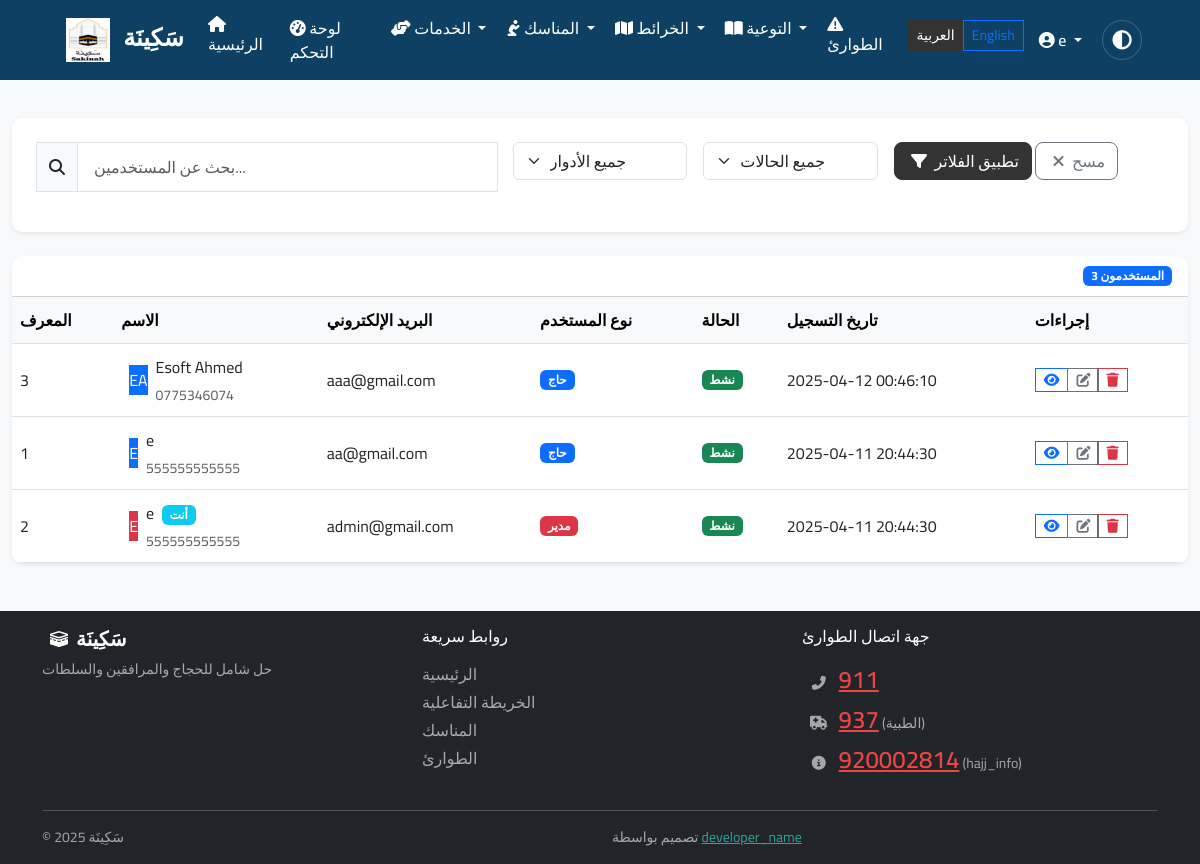
Screenshot of /admin/user_management.php?lang=ar (signed in) with the database file from the repository.
### tables this page shows
CREATE TABLE `users` (
  `id` int(11) NOT NULL,
  `username` varchar(100) NOT NULL,
  `full_name` varchar(100) NOT NULL,
  `email` varchar(100) NOT NULL,
  `password` varchar(255) NOT NULL,
  `phone` varchar(20) DEFAULT NULL,
  `nationality` varchar(50) DEFAULT NULL,
  `passport_number` varchar(30) DEFAULT NULL,
  `user_type` enum('pilgrim','guardian','authority','admin') NOT NULL DEFAULT 'pilgrim',
  `profile_image` varchar(255) DEFAULT NULL,
  `language` varchar(10) DEFAULT 'en',
  `active` tinyint(1) DEFAULT 1,
  `last_login` datetime DEFAULT NULL,
  `created_at` datetime NOT NULL,
  `updated_at` datetime NOT NULL DEFAULT current_timestamp() ON UPDATE current_timestamp()
);

### admin/user_management.php (the view, shortened to what the rows shown need)
<?php
require_once('../includes/auth_check.php');
$allowedActions = ['list', 'view', 'edit', 'create', 'delete'];
$action = isset($_GET['action']) && in_array($_GET['action'], $allowedActions) ? $_GET['action'] : 'list';
switch ($action) {
    default:
        handleListAction();
}
include_once('../includes/header.php');
switch ($action) {
    default:
        displayUserList();
}
include_once('../includes/footer.php');
function handleListAction() {
    $search = isset($_GET['search']) ? sanitizeInput($_GET['search']) : '';
    $role = isset($_GET['user_type']) ? sanitizeInput($_GET['user_type']) : '';
    $status = isset($_GET['status']) ? sanitizeInput($_GET['status']) : '';
    $page = isset($_GET['page']) ? (int)$_GET['page'] : 1;
    $perPage = 20;
    $result = getUsersWithPagination($search, $role, $status, $page, $perPage);
    $users = $result['users'];
}
function displayUserList() {
    global $users, $total, $page, $totalPages, $search, $role, $status, $currentUser;
    ?>
    <div class="container-fluid py-4">
        <div class="card border-0 shadow-sm">
            <div class="card-body p-0">
                <?php if (empty($users)): ?>
                <div class="p-4 text-center">
                    <i class="fas fa-user-slash text-muted" style="font-size: 3rem;"></i>
                    <p class="mt-3"><?= __('no_users_found') ?></p>
                </div>
                <?php else: ?>
                <div class="table-responsive">
                    <table class="table table-hover align-middle mb-0">
                        <thead class="table-light">
                            <tr>
                                <th><?= __('id') ?></th>
                                <th><?= __('name') ?></th>
                                <th><?= __('email') ?></th>
                                <th><?= __('user_type') ?></th>
                                <th><?= __('status') ?></th>
                                <th><?= __('registration_date') ?></th>
                                <th><?= __('actions') ?></th>
                            </tr>
                        </thead>
                        <tbody>
                            <?php foreach ($users as $user): ?>
                            <tr>
                                <td><?= $user['id'] ?></td>
                                <td>
                                    <div class="d-flex align-items-center">
                                        <div class="avatar-circle bg-<?= getAvatarColor($user['user_type']) ?> text-white me-2">
                                            <?= getInitials($user['full_name']) ?>
                                        </div>
                                        <div>
                                            <?= htmlspecialchars($user['full_name']) ?>
                                            <?php if ($user['id'] === $currentUser['id']): ?>
                                            <span class="badge bg-info ms-1"><?= __('you') ?></span>
                                            <?php endif; ?>
                                            <div class="small text-muted"><?= htmlspecialchars($user['phone'] ?: __('no_phone')) ?></div>
                                        </div>
                                    </div>
                                </td>
                                <td><?= htmlspecialchars($user['email']) ?></td>
                                <td>
                                    <span class="badge bg-<?= getRoleBadgeClass($user['user_type']) ?>">
                                        <?= __(htmlspecialchars($user['user_type'])) ?>
                                    </span>
                                </td>
                                <td>
                                    <?php if ($user['active']): ?>
                                    <span class="badge bg-success"><?= __('active') ?></span>
                                    <?php else: ?>
                                    <span class="badge bg-danger"><?= __('inactive') ?></span>
                                    <?php endif; ?>
                                </td>
                                <td><?= formatDate($user['created_at']) ?></td>
                                <td>
                                    <div class="btn-group">
                                        <a href="<?= SITE_URL ?>/admin/user_management.php?action=view&id=<?= $user['id'] ?>" class="btn btn-sm btn-outline-primary">
                                            <i class="fas fa-eye"></i>
                                        </a>
                                        <a href="<?= SITE_URL ?>/admin/user_management.php?action=edit&id=<?= $user['id'] ?>" class="btn btn-sm btn-outline-secondary">
                                            <i class="fas fa-edit"></i>
                                        </a>
                                        <?php if ($user['id'] !== getCurrentUser()): ?>
                                        <a href="<?= SITE_URL ?>/admin/user_management.php?action=delete&id=<?= $user['id'] ?>" class="btn btn-sm btn-outline-danger" onclick="return confirm('<?= __('confirm_delete_user') ?>')">
                                            <i class="fas fa-trash"></i>
                                        </a>
                                        <?php endif; ?>
                                    </div>
                                </td>
                            </tr>
                            <?php endforeach; ?>
                        </tbody>
                    </table>
                </div>
                <?php endif; ?>
            </div>
        </div>
    </div>
    <?php
}
    ?>

### includes/header.php (shortened to what the rows shown need)
<?php
require_once $_SERVER['DOCUMENT_ROOT'] . '/hajj-umrah-platform/includes/functions.php';
$lang = getCurrentLanguage();
$currentUser = isLoggedIn() ? getCurrentUser() : null;
?>
    <link href="https://cdn.jsdelivr.net/npm/bootstrap@5.3.0/dist/css/bootstrap.min.css" rel="stylesheet">
    <link rel="stylesheet" href="https://cdnjs.cloudflare.com/ajax/libs/font-awesome/6.4.0/css/all.min.css">
    <?php if ($lang === 'ar'): ?>
        <link rel="stylesheet" href="https://cdn.jsdelivr.net/npm/bootstrap@5.3.0/dist/css/bootstrap.rtl.min.css">
    <?php endif; ?>
    <link rel="stylesheet" href="<?php echo SITE_URL; ?>/assets/css/styles.css">
</head>
<body class="<?php echo $lang === 'ar' ? 'arabic-font' : ''; ?> <?php echo isset($bodyClass) ? htmlspecialchars($bodyClass) : ''; ?>">
    <nav class="navbar navbar-expand-lg navbar-dark fixed-top">
       <div class="container">
            <div class="collapse navbar-collapse" id="navbarNav">
                <ul class="navbar-nav ms-auto">
                    <?php if (isLoggedIn()): ?>
                        <li class="nav-item dropdown">
                            <a class="nav-link dropdown-toggle" href="#" id="userDropdown" role="button" data-bs-toggle="dropdown" aria-expanded="false">
                                <i class="fas fa-user-circle"></i> <?php echo htmlspecialchars($currentUser['full_name']); ?>
                            </a>
                        </li>
                    <?php endif; ?>
                </ul>
            </div>
        </div>
    </nav>
    <main class="py-4">

### rows the page displays
users: full_name "e", id "2", full_name "E", phone "555555555555", email "admin@gmail.com", user_type "مدير", created_at "2025-04-11 20:44:30"
users: id "3", full_name "EA", full_name "Esoft Ahmed", phone "0775346074", email "aaa@gmail.com", user_type "حاج", created_at "2025-04-12 00:46:10"
users: id "1", full_name "E", full_name "e", phone "555555555555", email "aa@gmail.com", user_type "حاج", created_at "2025-04-11 20:44:30"

### other values shown
__('site_name') "سَكِينَة"
__('home') "الرئيسية"
__('dashboard') "لوحة التحكم"
__('services') "الخدمات"
__('rituals') "المناسك"
__('maps') "الخرائط"
__('education') "التوعية"
__('emergency') "الطوارئ"
__('apply_filters') "تطبيق الفلاتر"
__('clear') "مسح"
$total "3"
__('users') "المستخدمون"
__('id') "المعرف"
__('name') "الاسم"
__('email') "البريد الإلكتروني"
